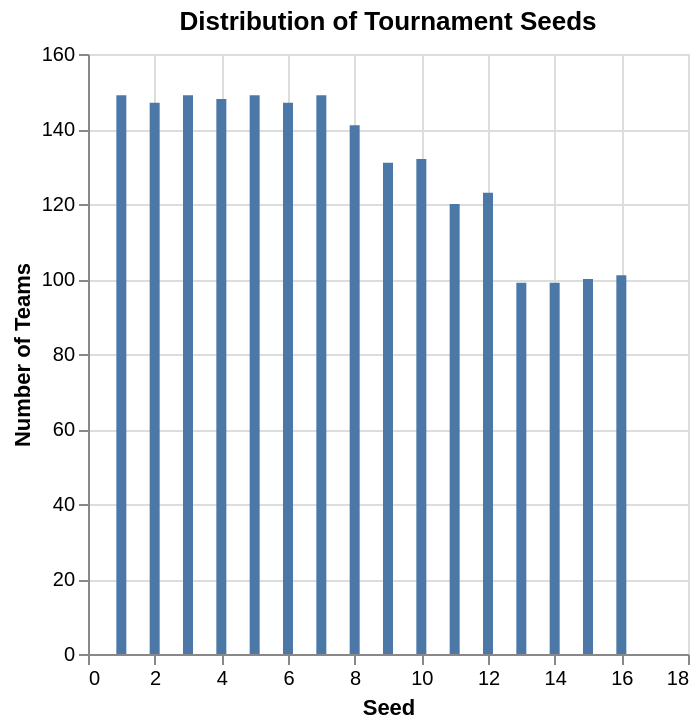

The code cell stored with this chart in its notebook:
### Markdown cell above
## EDA

### Code cell
alt.Chart(marchmadness).mark_bar().encode(
    x=alt.X("seed").title("Seed"), y=alt.Y("count()").title("Number of Teams")
).properties(title="Distribution of Tournament Seeds")

### Figure 1 — Vega-Lite specification as saved in the notebook (floating-point values rounded to 4 significant figures; data arrays with more than 128 entries replaced by an {"elided": "..."} marker saying what was removed)
{"config": {"view": {"continuousWidth": 300, "continuousHeight": 300}}, "data": {"name": "data-c93e697b85bdd5ad9bddf57d1dadf1b3"}, "mark": {"type": "bar"}, "encoding": {"x": {"field": "seed", "title": "Seed", "type": "quantitative"}, "y": {"aggregate": "count", "title": "Number of Teams", "type": "quantitative"}}, "title": "Distribution of Tournament Seeds", "$schema": "https://vega.github.io/schema/vega-lite/v5.20.1.json", "datasets": {"data-c93e697b85bdd5ad9bddf57d1dadf1b3": {"elided": "2084 records"}}}
